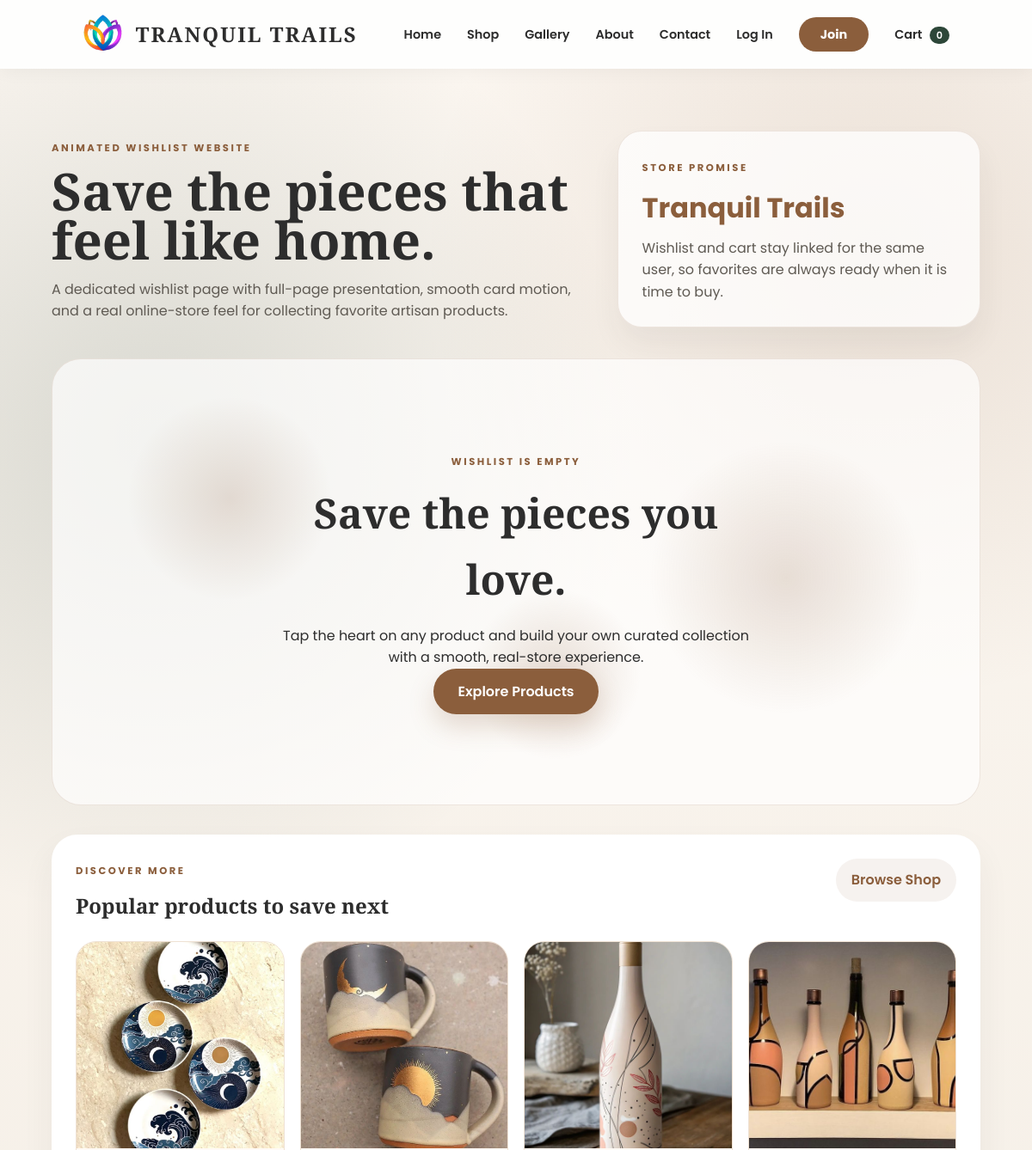
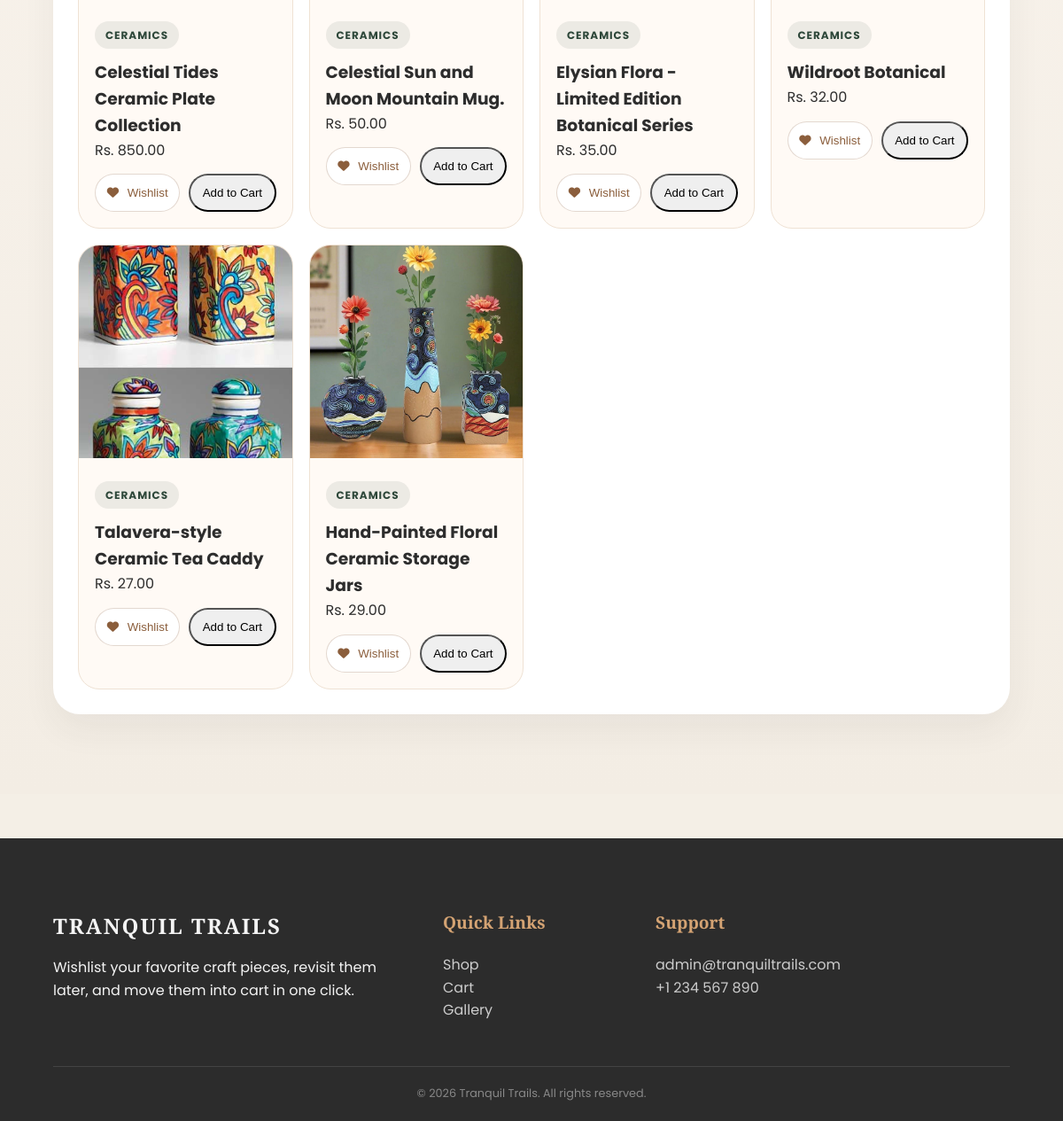
The app's page /wishlist/ with its own data (2 pictures, top to bottom).
### core/models.py (models this page shows, shortened)
class SiteSetting(models.Model):
    store_name = models.CharField(max_length=100, default="Tranquil Trails")
    admin_email = models.EmailField(default="admin@tranquiltrails.com")
    contact_phone = models.CharField(max_length=20, default="+1 234 567 890")
    currency = models.CharField(max_length=10, default="USD")
    tax_rate = models.DecimalField(max_digits=5, decimal_places=2, default=5.00)
    shipping_flat_rate = models.DecimalField(max_digits=6, decimal_places=2, default=15.00)
    maintenance_mode = models.BooleanField(default=False)

class Product(models.Model):
    category = models.ForeignKey(Category, related_name='products', on_delete=models.CASCADE)
    name = models.CharField(max_length=200)
    slug = models.SlugField(unique=True)
    image = models.ImageField(upload_to='products/')
    description = models.TextField(blank=True)
    price = models.DecimalField(max_digits=10, decimal_places=2)
    stock = models.PositiveIntegerField(default=0)
    available = models.BooleanField(default=True)
    created_at = models.DateTimeField(auto_now_add=True)
    updated_at = models.DateTimeField(auto_now=True)

class Category(models.Model):
    name = models.CharField(max_length=100)
    slug = models.SlugField(unique=True)
    image = models.ImageField(upload_to='categories/', blank=True, null=True)
    class Meta:
        verbose_name_plural = "Categories"

### core/views.py (the view)
# urls.py: path('wishlist/', views.wishlist_page, name='wishlist'),
def wishlist_page(request):
    site_info, _ = SiteSetting.objects.get_or_create(id=1)
    featured_products = Product.objects.filter(available=True).select_related('category')[:6]
    return render(request, 'wishlist.html', {
        'site_info': site_info,
        'featured_products': featured_products,
    })

### core/templates/wishlist.html (shortened to what this page needs)
{% load static %}
<!DOCTYPE html>
<html lang="en">
<head>
    <link rel="stylesheet" href="https://cdnjs.cloudflare.com/ajax/libs/font-awesome/6.4.0/css/all.min.css">
    <link rel="stylesheet" href="{% static 'styles.css' %}">
</head>
<body>
    <nav>
        <a href="{% url 'home' %}" class="logo-container">
            <img src="{% static 'Adobe Express - file.png' %}" alt="Logo" class="logo-img">
            <span class="logo-text">{{ site_info.store_name|upper }}</span>
        </a>
        <ul class="nav-links" id="navLinks">
            <li><a href="{% url 'home' %}">Home</a></li>
            <li><a href="{% url 'shop' %}">Shop</a></li>
            <li><a href="{% url 'gallery' %}">Gallery</a></li>
            <li><a href="{% url 'about' %}">About</a></li>
            <li><a href="{% url 'contact' %}">Contact</a></li>
            {% if user.is_authenticated %}
            <li>
                <div class="nav-user-container">
                    <img src="https://cdn-icons-png.flaticon.com/512/3135/3135715.png" alt="Profile" class="user-avatar" id="userAvatarBtn">
                    <div class="profile-dropdown" id="profileDropdown">
                        <div style="padding: 10px 16px; font-weight: bold; background: #f9f9f9; font-size: 0.8rem; border-bottom: 1px solid #eee;">
                            Hi, {{ user.first_name|default:user.username }}
                        </div>
                        <a href="#">My Orders</a>
                        <a href="{% url 'wishlist' %}">Wishlist <span class="cart-count-pill" data-wishlist-count>0</span></a>
                        <a href="#" onclick="logoutUser()" class="logout-btn">Logout</a>
                    </div>
                </div>
            </li>
            {% else %}
            <li><a href="{% url 'login' %}">Log In</a></li>
            <li><a href="{% url 'signup' %}" style="background: #8B5E3C; color: white; padding: 10px 25px; border-radius: 50px; font-weight: bold;">Join</a></li>
            {% endif %}
            <li><a href="{% url 'cart' %}" id="cart-link">Cart <span class="cart-count-pill" id="cart-count">0</span></a></li>
        </ul>
    </nav>
    <main class="wishlist-site-shell">
        <section class="wishlist-page-top">
            <div>
                <span class="eyebrow">Animated Wishlist Website</span>
                <h1>Save the pieces that feel like home.</h1>
                <p>A dedicated wishlist page with full-page presentation, smooth card motion, and a real online-store feel for collecting favorite artisan products.</p>
            </div>
            <div class="wishlist-top-card">
                <span class="eyebrow">Store Promise</span>
                <strong>{{ site_info.store_name }}</strong>
                <p>Wishlist and cart stay linked for the same user, so favorites are always ready when it is time to buy.</p>
            </div>
        </section>
        <section class="wishlist-page-stage" id="wishlist-page-root"></section>
        <section class="wishlist-showcase">
            <div class="cart-panel-header">
                <div>
                    <span class="eyebrow">Discover More</span>
                    <h2>Popular products to save next</h2>
                </div>
                <a href="{% url 'shop' %}" class="ghost-link-btn">Browse Shop</a>
            </div>
            <div class="wishlist-showcase-grid">
                {% for product in featured_products %}
                <article class="wishlist-showcase-card">
                    {% if product.image %}
                    <img src="{{ product.image.url }}" alt="{{ product.name }}">
                    {% else %}
                    <img src="{% static 'placeholder.jpg' %}" alt="{{ product.name }}">
                    {% endif %}
                    <div class="wishlist-showcase-body">
                        <span class="wishlist-chip">{{ product.category.name }}</span>
                        <h3>{{ product.name }}</h3>
                        <p>Rs. {{ product.price }}</p>
                        <div class="wishlist-showcase-actions">
                            <button
                                class="wishlist-btn"
                                data-id="{{ product.id }}"
                                data-name="{{ product.name }}"
                                data-price="{{ product.price }}"
                                data-img="{% if product.image %}{{ product.image.url }}{% endif %}"
                            >
                                <i class="fas fa-heart"></i>
                                <span class="wishlist-btn-label" style="margin-left:6px;">Wishlist</span>
                            </button>
                            <button
                                class="add-btn"
                                data-id="{{ product.id }}"
                                data-name="{{ product.name }}"
                                data-price="{{ product.price }}"
                                data-img="{% if product.image %}{{ product.image.url }}{% endif %}"
                            >
                                Add to Cart
                            </button>
                        </div>
                    </div>
                </article>
                {% endfor %}
            </div>
        </section>
    </main>
    <footer class="main-footer">
        <div class="footer-container">
            <div class="footer-section">
                <h3 class="footer-logo">{{ site_info.store_name|upper }}</h3>
                <p>Wishlist your favorite craft pieces, revisit them later, and move them into cart in one click.</p>
            </div>
            <div class="footer-section">
                <h4>Quick Links</h4>
                <ul>
                    <li><a href="{% url 'shop' %}">Shop</a></li>
                    <li><a href="{% url 'cart' %}">Cart</a></li>
                    <li><a href="{% url 'gallery' %}">Gallery</a></li>
                </ul>
            </div>
            <div class="footer-section">
                <h4>Support</h4>
                <ul>
                    <li><a href="mailto:{{ site_info.admin_email }}">{{ site_info.admin_email }}</a></li>
                    <li><a href="tel:{{ site_info.contact_phone }}">{{ site_info.contact_phone }}</a></li>
                </ul>
            </div>
        </div>
        <div class="footer-bottom">
            <p>&copy; 2026 {{ site_info.store_name }}. All rights reserved.</p>
        </div>
    </footer>
</body>
</html>

### records on screen
SiteSetting: store_name "TRANQUIL TRAILS", store_name "Tranquil Trails", admin_email "admin@tranquiltrails.com", contact_phone "+1 234 567 890"
Product: image (picture), category.name "CERAMICS", name "Celestial Tides Ceramic Plate Collection", price "850.00"
Product: image (picture), category.name "CERAMICS", name "Celestial Sun and Moon Mountain Mug.", price "50.00"
Product: image (picture), category.name "CERAMICS", name "Elysian Flora - Limited Edition Botanical Series", price "35.00"
Product: image (picture), category.name "CERAMICS", name "Wildroot Botanical", price "32.00"
Product: image (picture), category.name "CERAMICS", name "Talavera-style Ceramic Tea Caddy", price "27.00"
Product: image (picture), category.name "CERAMICS", name "Hand-Painted Floral Ceramic Storage Jars", price "29.00"
